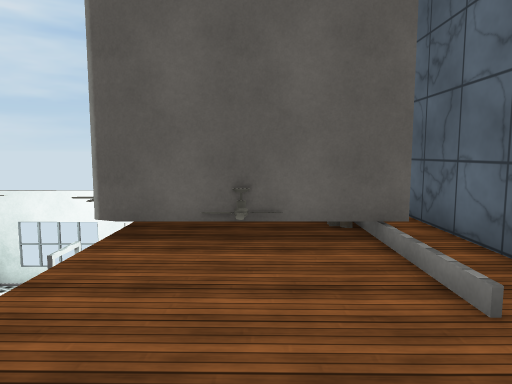
View 1 (above)

12 first-person views from a walk through a scene from a Unity 3-D project. The camera is 1.4 m above the floor, tilts 6° down and sees 70° across. The floor is counted in squares, 1 m on a side. Each view is taken from the middle of a square. On the plan, view 1 faces up. The plan holds only what a view shows up to about 16 squares ahead; the rest is blank. The place goes on beyond the plan. The player is left out. Some animated figures are not drawn. Door leaves are left out, so doorways stand open. Some surface patterns are stand-ins.

View 2
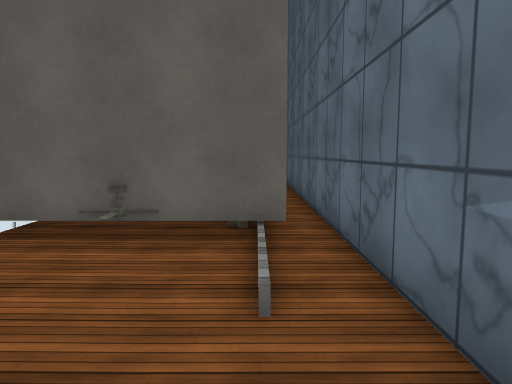

View 3
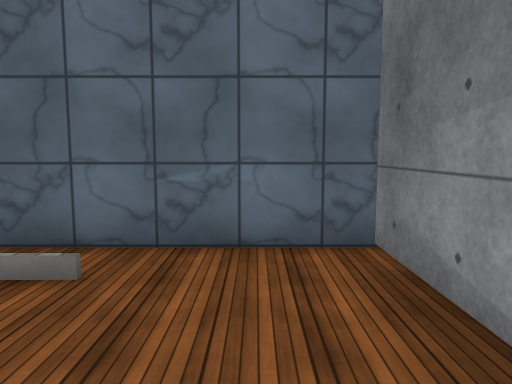

View 4
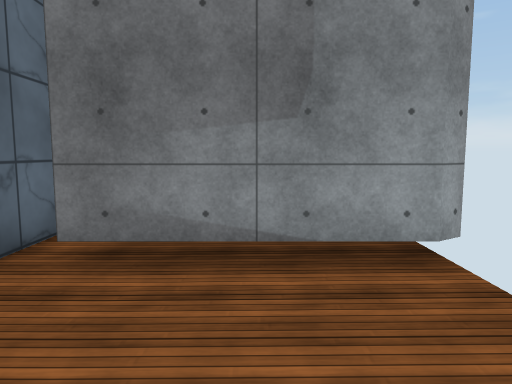

View 5
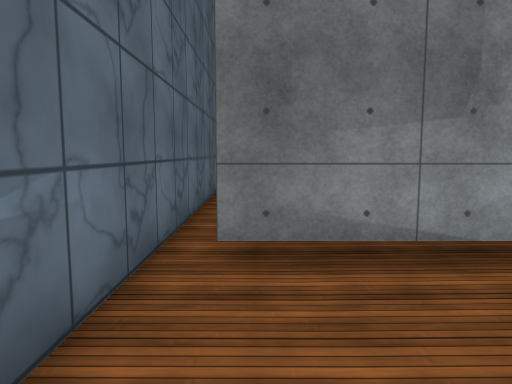

View 6
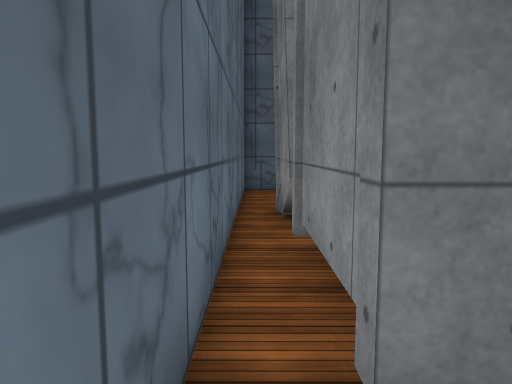

View 7
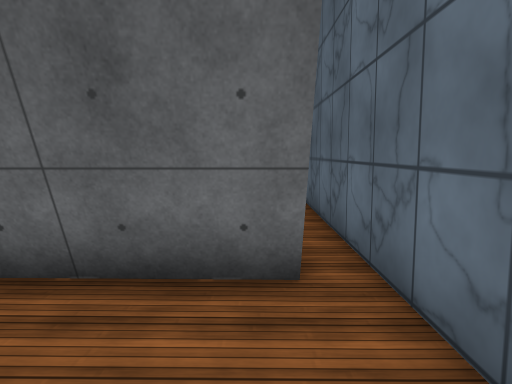

View 8
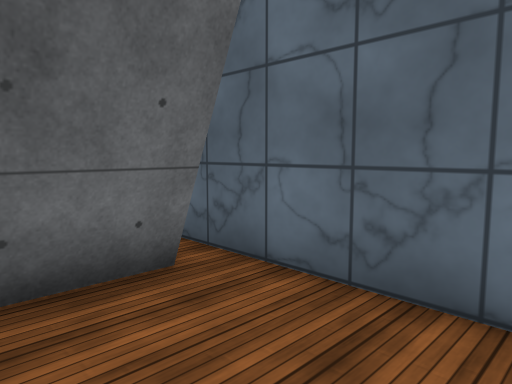

View 9
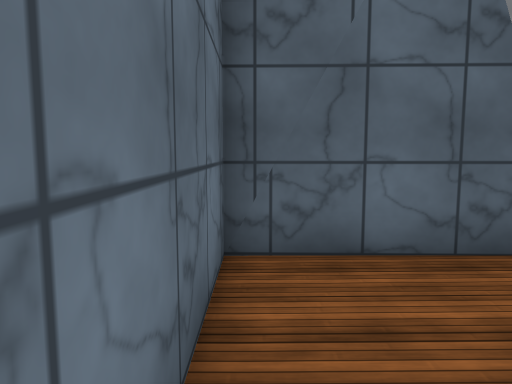

View 10
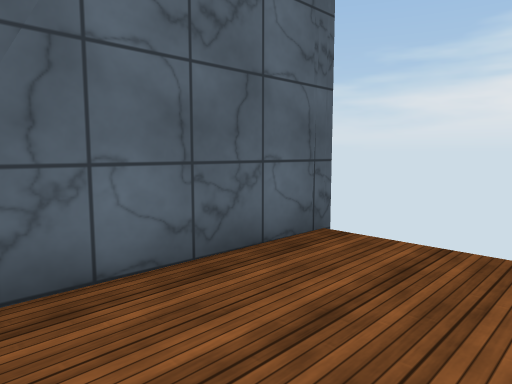

View 11
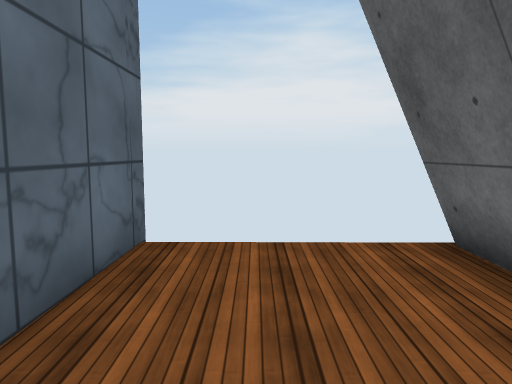

View 12
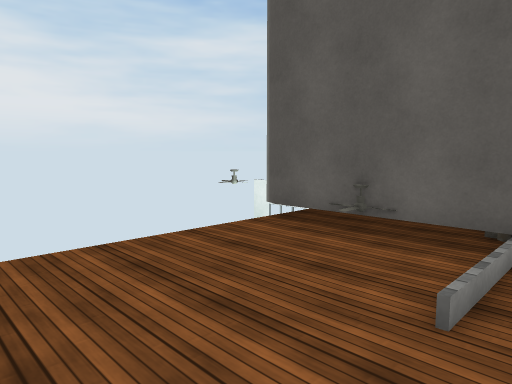

### Floor plan
Key: @ floor where view 1 was taken; # wall or solid block; . floor; D open door; O other object.
Columns run from 3 left of view 1 to 4 right of it. Each row starts with its distance up from view 1.
 16        #
 15        #
 14       .#
 13       .#
 12       .#
 11       .#
 10       .#
  9       .#
  8       .#
  7       .#
  6 OOOOOO.#
  5 D......#
  4  ......#
  3  ......#
  2  ......#
  1  ......#
  0  ..@...#
 -1 ######.#
 -2      #.#
 -3      #.#
 -4      #.#
 -5      #.#
 -6      #.#
 -7      #.#
 -8   ####.#
 -9  #####.#
-10  ......#
-11  ......#
-12  ......#
-13 ########

Where each view was taken, in squares from view 1:
view 1: 0 up, 0 right, facing up
view 2: 0 up, 2 right, facing up
view 3: 1 up, 2 left, facing right
view 4: 4 up, 0 right, facing down
view 5: 4 up, 2 right, facing down
view 6: 1 up, 3 right, facing down
view 7: 12 down, 2 right, facing up
view 8: 12 down, 0 right, facing up-right
view 9: 8 down, 3 right, facing down
view 10: 9 down, 3 right, facing down-left
view 11: 11 down, 3 right, facing left
view 12: 0 up, 3 right, facing up-left
